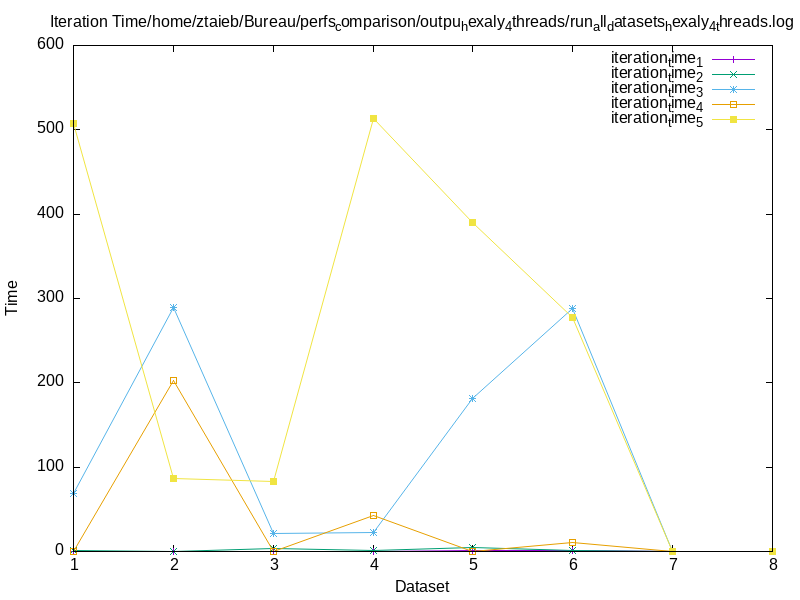

gnuplot code for this plot:
set terminal png size 800,600
set output 'solve_phase_time_4_threads_hexaly.png'
set title 'Iteration Time/home/ztaieb/Bureau/perfs_comparison/outpu_hexaly_4threads/run_all_datasets_hexaly_4_threads.log'
set xlabel 'Dataset'
set ylabel 'Time'
set xtics 1
set key autotitle columnhead
plot '../Data_logs/solve_phase_time_4_threads_hexaly.dat' using 1:12 with linespoints title columnhead(12), '' using 1:13 with linespoints title columnhead(13), '' using 1:14 with linespoints title columnhead(14), '' using 1:15 with linespoints title columnhead(15), '' using 1:16 with linespoints title columnhead(16)
